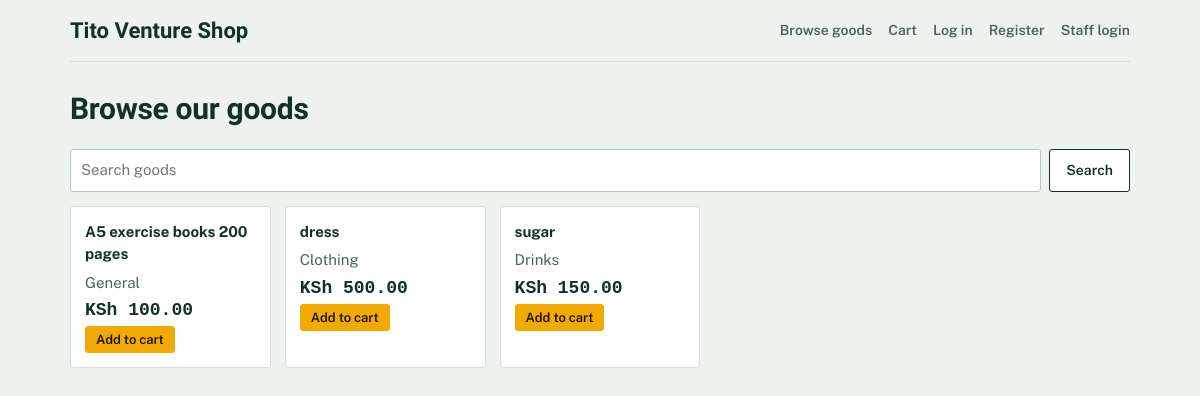
/store/index.php, run on the app's committed database.
### tables this page shows
CREATE TABLE `products` (
  `id` int(11) NOT NULL,
  `name` varchar(150) NOT NULL,
  `barcode` varchar(50) DEFAULT NULL,
  `category_id` int(11) DEFAULT NULL,
  `buying_price` decimal(10,2) NOT NULL DEFAULT 0.00,
  `selling_price` decimal(10,2) NOT NULL DEFAULT 0.00,
  `quantity` int(11) NOT NULL DEFAULT 0,
  `reorder_level` int(11) NOT NULL DEFAULT 5,
  `expiry_date` date DEFAULT NULL,
  `created_at` timestamp NOT NULL DEFAULT current_timestamp()
);

### includes/auth.php (called while the page is built, shortened)
<?php
function e($v): string { return htmlspecialchars((string)$v, ENT_QUOTES, 'UTF-8'); }
function money($v): string { return CURRENCY . ' ' . number_format((float)$v, 2); }

### store/index.php (the view, shortened to what this page needs)
<?php
require_once __DIR__ . '/../includes/auth.php';
$q = trim($_GET['q'] ?? '');
$sql = "SELECT p.id, p.name, p.selling_price, p.quantity, COALESCE(c.name,'') AS category FROM products p LEFT JOIN categories c ON c.id = p.category_id";
$args = [];
$sql .= ' ORDER BY p.name';
$st = $pdo->prepare($sql);
$st->execute($args);
$products = $st->fetchAll();
include __DIR__ . '/../includes/store_header.php';
?>
<form class="searchbar" method="get">
  <input type="search" name="q" value="<?= e($q) ?>" placeholder="Search goods">
  <button class="btn" type="submit">Search</button>
</form>
<?php if (!$products): ?>
  <p class="empty">No products match your search.</p>
<?php else: ?>
<div class="store-grid">
  <?php foreach ($products as $p): $out = (int)$p['quantity'] <= 0; ?>
    <div class="store-card">
      <b><?= e($p['name']) ?></b>
      <span class="muted"><?= e($p['category'] ?: 'General') ?></span>
      <span class="store-price"><?= money($p['selling_price']) ?></span>
      <?php if ($out): ?>
        <span class="bad">Out of stock</span>
      <?php else: ?>
        <form method="post">
          <button class="btn primary small" type="submit">Add to cart</button>
        </form>
      <?php endif; ?>
    </div>
  <?php endforeach; ?>
</div>
<?php endif; ?>
<?php include __DIR__ . '/../includes/store_footer.php'; ?>

### assets/css/style.css (style rules this page uses)
:root { --ink: #14302A; --ink-soft: #4B635C; --paper: #EEF2EF; --panel: #FFFFFF; --line: #D5DDD8; --marigold: #F2A900; --marigold-deep: #8A5F00; --alert: #B3261E; --ok: #1F7A4D; --font-head: "Bricolage Grotesque", "Segoe UI", system-ui, sans-serif; --font-body: "Public Sans", "Segoe UI", system-ui, sans-serif; --font-till: "Courier Prime", "Courier New", monospace; }
* { box-sizing: border-box; }
html { -webkit-text-size-adjust: 100%; }
body { margin: 0; background: var(--paper); color: var(--ink); font: 400 15px/1.5 var(--font-body); }
small, .muted { color: var(--ink-soft); }
input, select { display: block; width: 100%; margin-top: 4px; padding: 9px 10px; font: inherit; color: var(--ink); background: #fff; border: 1px solid #B9C6C0; border-radius: 3px; }
.searchbar { display: flex; gap: 8px; margin-bottom: 14px; }
.searchbar input { margin-top: 0; }
.btn { display: inline-block; font: 600 14px var(--font-body); padding: 9px 16px; border-radius: 3px; border: 1px solid var(--ink); background: #fff; color: var(--ink); cursor: pointer; text-decoration: none; text-align: center; }
.btn.primary { background: var(--marigold); border-color: var(--marigold); color: #1A1200; }
.btn.small { padding: 5px 10px; font-size: 13px; }
.store-grid { display: grid; grid-template-columns: repeat(auto-fill, minmax(190px, 1fr)); gap: 14px; }
.store-card { background: #fff; border: 1px solid var(--line); border-radius: 4px; padding: 14px; display: flex; flex-direction: column; gap: 6px; }
.store-card b { font-size: 15px; }
.store-price { font: 700 18px var(--font-till); color: var(--ink); }

### data on the page
products: name "A5 exercise books 200 pages", category "General", selling_price "KSh 100.00"
products: name "dress", category "Clothing", selling_price "KSh 500.00"
products: name "sugar", category "Drinks", selling_price "KSh 150.00"

### other printed values
SHOP_NAME "Tito Venture Shop"
$pageTitle "Browse our goods"
